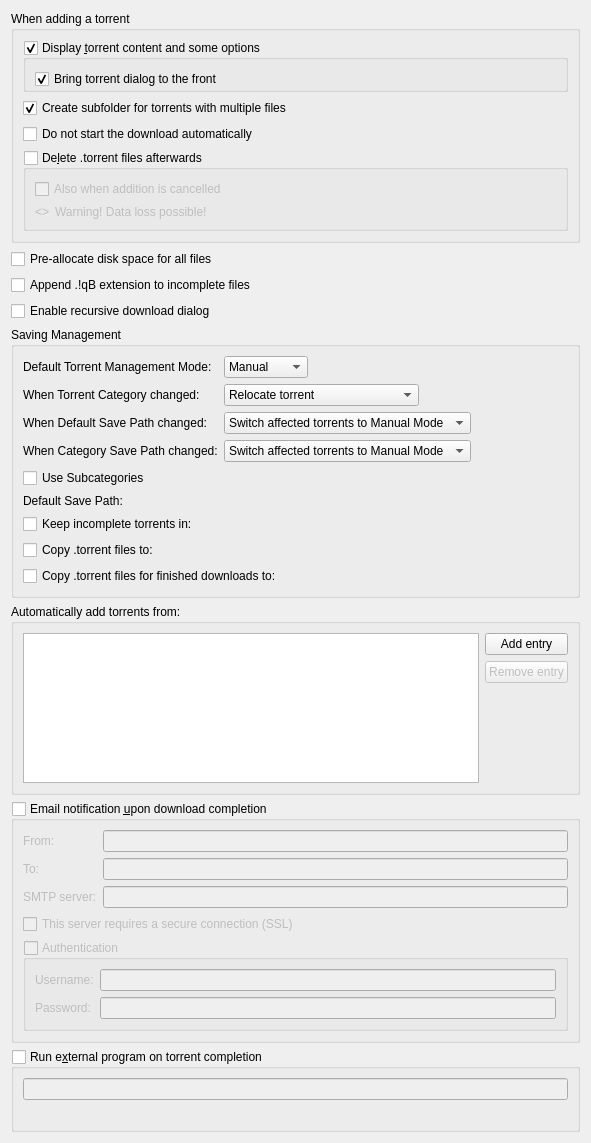
          <widget class="QWidget" name="scrollAreaWidgetContents_2">
           <property name="geometry">
            <rect>
             <x>0</x>
             <y>0</y>
             <width>591</width>
             <height>1138</height>
            </rect>
           </property>
           <layout class="QVBoxLayout" name="verticalLayout">
            <item>
             <widget class="QGroupBox" name="torrentAdditionBox">
              <property name="title">
               <string>When adding a torrent</string>
              </property>
              <layout class="QVBoxLayout" name="torrentAdditionBoxLayout">
               <item>
                <widget class="QGroupBox" name="checkAdditionDialog">
                 <property name="title">
                  <string>Display &amp;torrent content and some options</string>
                 </property>
                 <property name="checkable">
                  <bool>true</bool>
                 </property>
                 <layout class="QVBoxLayout" name="verticalLayout_18">
                  <property name="bottomMargin">
                   <number>0</number>
                  </property>
                  <item>
                   <widget class="QCheckBox" name="checkAdditionDialogFront">
                    <property name="text">
                     <string>Bring torrent dialog to the front</string>
                    </property>
                    <property name="checked">
                     <bool>true</bool>
                    </property>
                   </widget>
                  </item>
                 </layout>
                </widget>
               </item>
               <item>
                <widget class="QCheckBox" name="checkCreateSubfolder">
                 <property name="text">
                  <string>Create subfolder for torrents with multiple files</string>
                 </property>
                 <property name="checked">
                  <bool>true</bool>
                 </property>
                </widget>
               </item>
               <item>
                <widget class="QCheckBox" name="checkStartPaused">
                 <property name="text">
                  <string comment="The torrent will be added to download list in pause state">Do not start the download automatically</string>
                 </property>
                </widget>
               </item>
               <item>
                <widget class="QGroupBox" name="deleteTorrentBox">
                 <property name="toolTip">
                  <string>Should the .torrent file be deleted after adding it</string>
                 </property>
                 <property name="title">
                  <string>De&amp;lete .torrent files afterwards </string>
                 </property>
                 <property name="checkable">
                  <bool>true</bool>
                 </property>
                 <property name="checked">
                  <bool>false</bool>
                 </property>
                 <layout class="QVBoxLayout" name="deleteTorrentBoxLayout">
                  <item>
                   <widget class="QCheckBox" name="deleteCancelledTorrentBox">
                    <property name="toolTip">
                     <string>Also delete .torrent files whose addition was cancelled</string>
                    </property>
                    <property name="text">
                     <string>Also when addition is cancelled</string>
                    </property>
                   </widget>
                  </item>
                  <item>
                   <layout class="QHBoxLayout" name="deleteTorrentWarningLayout">
                    <item>
                     <widget class="QLabel" name="deleteTorrentWarningIcon">
                      <property name="sizePolicy">
                       <sizepolicy hsizetype="Fixed" vsizetype="Preferred">
                        <horstretch>0</horstretch>
                        <verstretch>0</verstretch>
                       </sizepolicy>
                      </property>
                      <property name="text">
                       <string notr="true">&lt;&gt;</string>
                      </property>
                     </widget>
                    </item>
                    <item>
                     <widget class="QLabel" name="deleteTorrentWarningLabel">
                      <property name="text">
                       <string>Warning! Data loss possible!</string>
                      </property>
                     </widget>
                    </item>
                   </layout>
                  </item>
                 </layout>
                </widget>
               </item>
              </layout>
             </widget>
            </item>
            <item>
             <widget class="QCheckBox" name="checkPreallocateAll">
              <property name="text">
               <string>Pre-allocate disk space for all files</string>
              </property>
             </widget>
            </item>
            <item>
             <widget class="QCheckBox" name="checkAppendqB">
              <property name="text">
               <string>Append .!qB extension to incomplete files</string>
              </property>
             </widget>
            </item>
            <item>
             <widget class="QCheckBox" name="checkRecursiveDownload">
              <property name="text">
               <string>Enable recursive download dialog</string>
              </property>
             </widget>
            </item>
            <item>
             <widget class="QGroupBox" name="groupSavingManagement">
              <property name="title">
               <string>Saving Management</string>
              </property>
              <layout class="QVBoxLayout" name="groupSavingManagementLayout">
               <item>
                <layout class="QGridLayout" name="gridLayout_3">
                 <item row="0" column="0">
                  <widget class="QLabel" name="label_40">
                   <property name="text">
                    <string>Default Torrent Management Mode:</string>
                   </property>
                  </widget>
                 </item>
                 <item row="0" column="1">
                  <layout class="QHBoxLayout" name="horizontalLayout_70">
                   <property name="spacing">
                    <number>10</number>
                   </property>
                   <item>
                    <widget class="QComboBox" name="comboSavingMode">
                     <property name="toolTip">
                      <string>Automatic mode means that various torrent properties (e.g. save path) will be decided by the associated category</string>
                     </property>
                     <item>
                      <property name="text">
                       <string>Manual</string>
                      </property>
                     </item>
                     <item>
                      <property name="text">
                       <string>Automatic</string>
                      </property>
                     </item>
                    </widget>
                   </item>
                   <item>
                    <spacer name="horizontalSpacer_160">
                     <property name="orientation">
                      <enum>Qt::Horizontal</enum>
                     </property>
                     <property name="sizeHint" stdset="0">
                      <size>
                       <width>40</width>
                       <height>20</height>
                      </size>
                     </property>
                    </spacer>
                   </item>
                  </layout>
                 </item>
                 <item row="1" column="0">
                  <widget class="QLabel" name="labelTorrentCategoryChanged">
                   <property name="text">
                    <string>When Torrent Category changed:</string>
                   </property>
                  </widget>
                 </item>
                 <item row="1" column="1">
                  <layout class="QHBoxLayout" name="horizontalLayout_14">
                   <item>
                    <widget class="QComboBox" name="comboTorrentCategoryChanged">
                     <item>
                      <property name="text">
                       <string>Relocate torrent</string>
                      </property>
                     </item>
                     <item>
                      <property name="text">
                       <string>Switch torrent to Manual Mode</string>
                      </property>
                     </item>
                    </widget>
                   </item>
                   <item>
                    <spacer name="horizontalSpacer_17">
                     <property name="orientation">
                      <enum>Qt::Horizontal</enum>
                     </property>
                     <property name="sizeHint" stdset="0">
                      <size>
                       <width>40</width>
                       <height>20</height>
                      </size>
                     </property>
                    </spacer>
                   </item>
                  </layout>
                 </item>
                 <item row="2" column="0">
                  <widget class="QLabel" name="labelCategoryDefaultPathChanged">
                   <property name="text">
                    <string>When Default Save Path changed:</string>
                   </property>
                  </widget>
                 </item>
                 <item row="2" column="1">
                  <layout class="QHBoxLayout" name="horizontalLayout_15">
                   <item>
                    <widget class="QComboBox" name="comboCategoryDefaultPathChanged">
                     <property name="currentIndex">
                      <number>1</number>
                     </property>
                     <item>
                      <property name="text">
                       <string>Relocate affected torrents</string>
                      </property>
                     </item>
                     <item>
                      <property name="text">
                       <string>Switch affected torrents to Manual Mode</string>
                      </property>
                     </item>
                    </widget>
                   </item>
                   <item>
                    <spacer name="horizontalSpacer_18">
                     <property name="orientation">
                      <enum>Qt::Horizontal</enum>
                     </property>
                     <property name="sizeHint" stdset="0">
                      <size>
                       <width>40</width>
                       <height>20</height>
                      </size>
                     </property>
                    </spacer>
                   </item>
                  </layout>
                 </item>
                 <item row="3" column="0">
                  <widget class="QLabel" name="labelCategoryChanged">
                   <property name="text">
                    <string>When Category Save Path changed:</string>
                   </property>
                  </widget>
                 </item>
                 <item row="3" column="1">
                  <layout class="QHBoxLayout" name="horizontalLayout_17">
                   <item>
                    <widget class="QComboBox" name="comboCategoryChanged">
                     <property name="currentIndex">
                      <number>1</number>
                     </property>
                     <item>
                      <property name="text">
                       <string>Relocate affected torrents</string>
                      </property>
                     </item>
                     <item>
                      <property name="text">
                       <string>Switch affected torrents to Manual Mode</string>
                      </property>
                     </item>
                    </widget>
                   </item>
                   <item>
                    <spacer name="horizontalSpacer_19">
                     <property name="orientation">
                      <enum>Qt::Horizontal</enum>
                     </property>
                     <property name="sizeHint" stdset="0">
                      <size>
                       <width>40</width>
                       <height>20</height>
                      </size>
                     </property>
                    </spacer>
                   </item>
                  </layout>
                 </item>
                </layout>
               </item>
               <item>
                <widget class="QCheckBox" name="checkUseSubcategories">
                 <property name="text">
                  <string>Use Subcategories</string>
                 </property>
                </widget>
               </item>
               <item>
                <layout class="QGridLayout" name="gridLayout_4">
                 <item row="1" column="1">
                  <widget class="FileSystemPathLineEdit" name="textTempPath" native="true"/>
                 </item>
                 <item row="3" column="0">
                  <widget class="QCheckBox" name="checkExportDirFin">
                   <property name="text">
                    <string>Copy .torrent files for finished downloads to:</string>
                   </property>
                  </widget>
                 </item>
                 <item row="0" column="0">
                  <widget class="QLabel" name="labelSavePath">
                   <property name="text">
                    <string>Default Save Path:</string>
                   </property>
                  </widget>
                 </item>
                 <item row="2" column="0">
                  <widget class="QCheckBox" name="checkExportDir">
                   <property name="text">
                    <string>Copy .torrent files to:</string>
                   </property>
                  </widget>
                 </item>
                 <item row="1" column="0">
                  <widget class="QCheckBox" name="checkTempFolder">
                   <property name="text">
                    <string>Keep incomplete torrents in:</string>
                   </property>
                  </widget>
                 </item>
                 <item row="3" column="1">
                  <widget class="FileSystemPathLineEdit" name="textExportDirFin" native="true"/>
                 </item>
                 <item row="0" column="1">
                  <widget class="FileSystemPathLineEdit" name="textSavePath" native="true"/>
                 </item>
                 <item row="2" column="1">
                  <widget class="FileSystemPathLineEdit" name="textExportDir" native="true"/>
                 </item>
                </layout>
               </item>
              </layout>
             </widget>
            </item>
            <item>
             <widget class="QGroupBox" name="groupBox_2">
              <property name="title">
               <string>Automatically add torrents from:</string>
              </property>
              <layout class="QVBoxLayout" name="verticalLayout_38">
               <item>
                <layout class="QHBoxLayout" name="horizontalLayout_16">
                 <item>
                  <widget class="QTreeView" name="scanFoldersView">
                   <property name="sizePolicy">
                    <sizepolicy hsizetype="Expanding" vsizetype="Expanding">
                     <horstretch>0</horstretch>
                     <verstretch>1</verstretch>
                    </sizepolicy>
                   </property>
                   <property name="minimumSize">
                    <size>
                     <width>250</width>
                     <height>150</height>
                    </size>
                   </property>
                   <property name="editTriggers">
                    <set>QAbstractItemView::AllEditTriggers</set>
                   </property>
                   <property name="selectionMode">
                    <enum>QAbstractItemView::SingleSelection</enum>
                   </property>
                   <property name="selectionBehavior">
                    <enum>QAbstractItemView::SelectRows</enum>
                   </property>
                   <property name="textElideMode">
                    <enum>Qt::ElideNone</enum>
                   </property>
                   <property name="rootIsDecorated">
                    <bool>false</bool>
                   </property>
                   <attribute name="headerDefaultSectionSize">
                    <number>80</number>
                   </attribute>
                   <attribute name="headerStretchLastSection">
                    <bool>false</bool>
                   </attribute>
                  </widget>
                 </item>
                 <item>
                  <layout class="QVBoxLayout" name="verticalLayout_37">
                   <item>
                    <widget class="QPushButton" name="addScanFolderButton">
                     <property name="text">
                      <string>Add entry</string>
                     </property>
                    </widget>
                   </item>
                   <item>
                    <widget class="QPushButton" name="removeScanFolderButton">
                     <property name="enabled">
                      <bool>false</bool>
                     </property>
                     <property name="text">
                      <string>Remove entry</string>
                     </property>
                    </widget>
                   </item>
                   <item>
                    <spacer name="verticalSpacer_6">
                     <property name="orientation">
                      <enum>Qt::Vertical</enum>
                     </property>
                     <property name="sizeHint" stdset="0">
                      <size>
                       <width>20</width>
                       <height>40</height>
                      </size>
                     </property>
                    </spacer>
                   </item>
                  </layout>
                 </item>
                </layout>
               </item>
              </layout>
             </widget>
            </item>
            <item>
             <widget class="QGroupBox" name="groupMailNotification">
              <property name="title">
               <string>Email notification &amp;upon download completion</string>
              </property>
              <property name="checkable">
               <bool>true</bool>
              </property>
              <property name="checked">
               <bool>false</bool>
              </property>
              <layout class="QVBoxLayout" name="verticalLayout_171">
               <item>
                <layout class="QGridLayout" name="gridLayout_9">
                 <item row="1" column="1">
                  <widget class="QLineEdit" name="lineEditDestEmail"/>
                 </item>
                 <item row="1" column="0">
                  <widget class="QLabel" name="label_2">
                   <property name="text">
                    <string>To:</string>
                   </property>
                  </widget>
                 </item>
                 <item row="2" column="0">
                  <widget class="QLabel" name="label_3">
                   <property name="text">
                    <string>SMTP server:</string>
                   </property>
                  </widget>
                 </item>
                 <item row="2" column="1">
                  <widget class="QLineEdit" name="lineEditSmtpServer"/>
                 </item>
                 <item row="0" column="1">
                  <widget class="QLineEdit" name="senderEmailTxt"/>
                 </item>
                 <item row="0" column="0">
                  <widget class="QLabel" name="label_25">
                   <property name="text">
                    <string>From:</string>
                   </property>
                  </widget>
                 </item>
                </layout>
               </item>
               <item>
                <widget class="QCheckBox" name="checkSmtpSSL">
                 <property name="text">
                  <string>This server requires a secure connection (SSL)</string>
                 </property>
                </widget>
               </item>
               <item>
                <widget class="QGroupBox" name="groupMailNotifAuth">
                 <property name="title">
                  <string>Authentication</string>
                 </property>
                 <property name="checkable">
                  <bool>true</bool>
                 </property>
                 <property name="checked">
                  <bool>false</bool>
                 </property>
                 <layout class="QFormLayout" name="formLayout_2">
                  <item row="0" column="0">
                   <widget class="QLabel" name="label_7">
                    <property name="text">
                     <string>Username:</string>
                    </property>
                   </widget>
                  </item>
                  <item row="0" column="1">
                   <widget class="QLineEdit" name="mailNotifUsername"/>
                  </item>
                  <item row="1" column="0">
                   <widget class="QLabel" name="label_8">
                    <property name="text">
                     <string>Password:</string>
                    </property>
                   </widget>
                  </item>
                  <item row="1" column="1">
                   <widget class="QLineEdit" name="mailNotifPassword">
                    <property name="echoMode">
                     <enum>QLineEdit::Password</enum>
                    </property>
                   </widget>
                  </item>
                 </layout>
                </widget>
               </item>
              </layout>
             </widget>
            </item>
            <item>
             <widget class="QGroupBox" name="autoRunBox">
              <property name="title">
               <string>Run e&amp;xternal program on torrent completion</string>
              </property>
              <property name="checkable">
               <bool>true</bool>
              </property>
              <property name="checked">
               <bool>false</bool>
              </property>
              <layout class="QVBoxLayout" name="verticalLayout_19">
               <item>
                <widget class="QLineEdit" name="lineEditAutoRun"/>
               </item>
               <item>
                <widget class="QLabel" name="labelAutoRunParam">
                 <property name="wordWrap">
                  <bool>true</bool>
                 </property>
                </widget>
               </item>
              </layout>
             </widget>
            </item>
           </layout>
          </widget>
